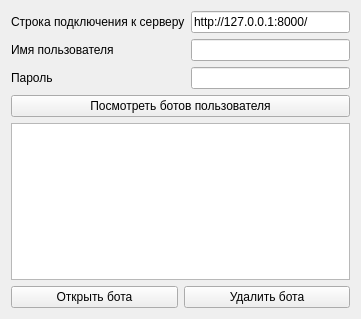
<?xml version="1.0" encoding="UTF-8"?>
<ui version="4.0">
 <class>LoginForm</class>
 <widget class="QWidget" name="LoginForm">
  <property name="geometry">
   <rect>
    <x>0</x>
    <y>0</y>
    <width>361</width>
    <height>319</height>
   </rect>
  </property>
  <property name="windowTitle">
   <string>Bot constructor</string>
  </property>
  <layout class="QVBoxLayout" name="verticalLayout">
   <item>
    <layout class="QFormLayout" name="formLayout">
     <item row="0" column="0">
      <widget class="QLabel" name="label">
       <property name="text">
        <string>&lt;html&gt;&lt;head/&gt;&lt;body&gt;&lt;p&gt;Строка подключения к серверу&lt;/p&gt;&lt;/body&gt;&lt;/html&gt;</string>
       </property>
      </widget>
     </item>
     <item row="0" column="1">
      <widget class="QLineEdit" name="server_addr_edit">
       <property name="text">
        <string>http://127.0.0.1:8000/</string>
       </property>
      </widget>
     </item>
     <item row="1" column="0">
      <widget class="QLabel" name="label_2">
       <property name="text">
        <string>Имя пользователя</string>
       </property>
      </widget>
     </item>
     <item row="1" column="1">
      <widget class="QLineEdit" name="username_edit"/>
     </item>
     <item row="2" column="0">
      <widget class="QLabel" name="label_3">
       <property name="text">
        <string>Пароль</string>
       </property>
      </widget>
     </item>
     <item row="2" column="1">
      <widget class="QLineEdit" name="password_edit">
       <property name="echoMode">
        <enum>QLineEdit::Password</enum>
       </property>
      </widget>
     </item>
    </layout>
   </item>
   <item>
    <widget class="QPushButton" name="load_bots">
     <property name="text">
      <string>Посмотреть ботов пользователя</string>
     </property>
    </widget>
   </item>
   <item>
    <widget class="QListWidget" name="bot_list_widget"/>
   </item>
   <item>
    <layout class="QHBoxLayout" name="horizontalLayout">
     <item>
      <widget class="QPushButton" name="open_bot_button">
       <property name="text">
        <string>Открыть бота</string>
       </property>
      </widget>
     </item>
     <item>
      <widget class="QPushButton" name="delete_bot_button">
       <property name="text">
        <string>Удалить бота</string>
       </property>
      </widget>
     </item>
    </layout>
   </item>
  </layout>
 </widget>
 <resources/>
 <connections/>
</ui>
